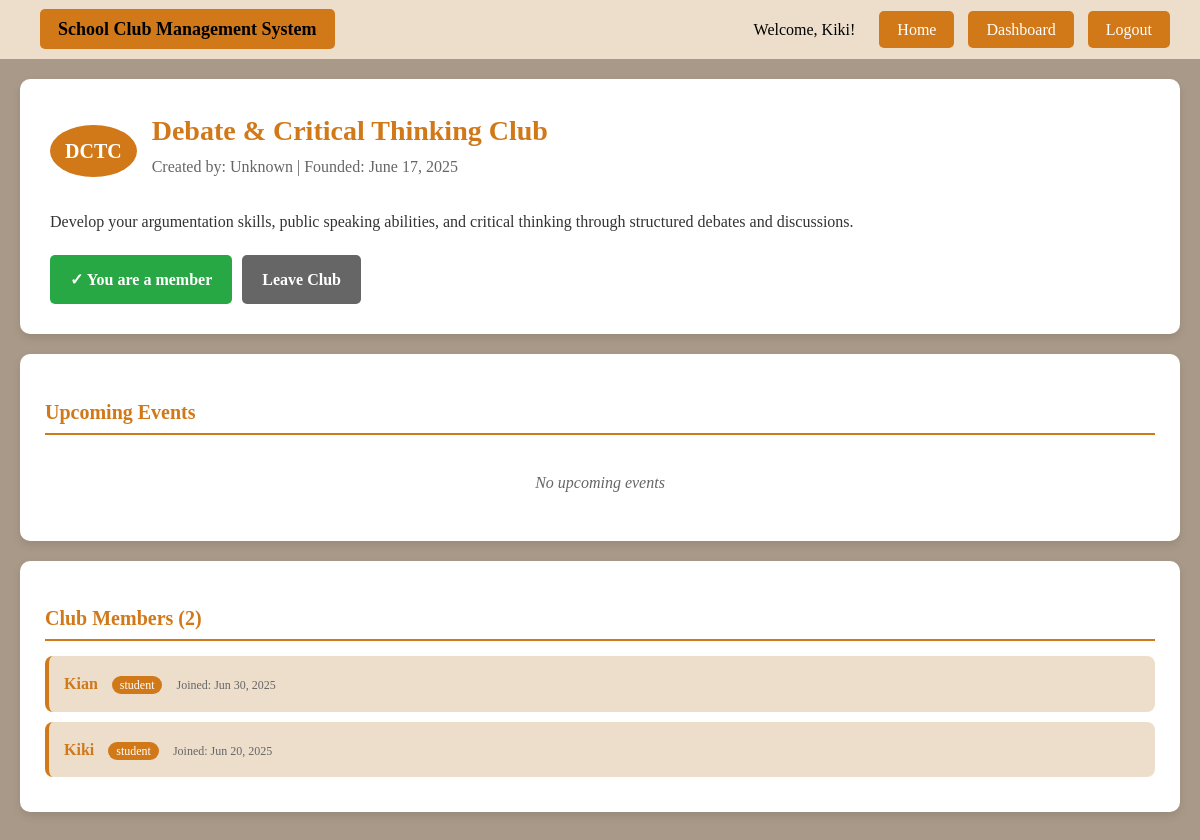
The page /club_details.php?id=4 (signed in) on the database its author committed.
### tables this page shows
CREATE TABLE `clubs` (
  `id` int(11) NOT NULL,
  `patron_id` int(11) NOT NULL,
  `name` varchar(100) NOT NULL,
  `initials` varchar(10) NOT NULL,
  `description` text DEFAULT NULL,
  `created_by` int(11) DEFAULT NULL,
  `created_at` timestamp NOT NULL DEFAULT current_timestamp()
);

CREATE TABLE `memberships` (
  `id` int(11) NOT NULL,
  `user_id` int(11) NOT NULL,
  `club_id` int(11) NOT NULL,
  `status` enum('pending','approved','rejected') DEFAULT 'pending',
  `joined_at` timestamp NOT NULL DEFAULT current_timestamp()
);

CREATE TABLE `users` (
  `id` int(11) NOT NULL,
  `username` varchar(50) NOT NULL,
  `surname` varchar(100) DEFAULT NULL,
  `email` varchar(100) NOT NULL,
  `school_id` varchar(50) NOT NULL,
  `password` varchar(255) NOT NULL,
  `role` enum('student','club_manager','admin') DEFAULT 'student',
  `created_at` timestamp NOT NULL DEFAULT current_timestamp()
);

### club_details.php (the view, shortened to what this page needs)
<?php
$conn = new mysqli("localhost", "root", "", "ics_project");
$club_id = isset($_GET['id']) ? intval($_GET['id']) : 0;
$club_stmt = $conn->prepare("SELECT c.*, u.username as creator_name FROM clubs c LEFT JOIN users u ON c.created_by = u.id WHERE c.id = ?");
$club_stmt->bind_param("i", $club_id);
$club_stmt->execute();
$club_result = $club_stmt->get_result();
$club = $club_result->fetch_assoc();
$events_stmt = $conn->prepare("SELECT * FROM events WHERE club_id = ? ORDER BY event_date DESC");
$events_stmt->bind_param("i", $club_id);
$events_stmt->execute();
$events_result = $events_stmt->get_result();
$members_stmt = $conn->prepare("SELECT u.username, u.role, m.joined_at FROM memberships m JOIN users u ON m.user_id = u.id WHERE m.club_id = ? ORDER BY m.joined_at DESC");
$members_stmt->bind_param("i", $club_id);
$members_stmt->execute();
$members_result = $members_stmt->get_result();
$is_member = false;
$user_id = isset($_SESSION['user_id']) ? $_SESSION['user_id'] : 0;
if ($user_id > 0) {
    $member_check = $conn->prepare("SELECT id FROM memberships WHERE user_id = ? AND club_id = ?");
    $member_check->bind_param("ii", $user_id, $club_id);
    $member_check->execute();
    $is_member = $member_check->get_result()->num_rows > 0;
}
?>
<!DOCTYPE html>
<html>
<head>
</head>
<body>
    <div class="navbar">
        <div class="logo">
            <a href="home.php" style="color: black; text-decoration: none;">
                School Club Management System
            </a>
        </div>
        <div>
            <?php if (isset($_SESSION['username'])): ?>
                <span style="color: black; margin-right: 10px;">
                    Welcome, <?php echo htmlspecialchars($_SESSION['username']); ?>!
                </span>
                <a href="home.php">Home</a>
                <a href="student_dashboard.php">Dashboard</a>
                <a href="logout.php">Logout</a>
            <?php else: ?>
                <a href="home.php">Home</a>
                <a href="login.php">Login</a>
            <?php endif; ?>
        </div>
    </div>
    <div class="container">
        <div class="club-header">
            <div class="club-title">
                <div class="club-initials-badge"><?php echo htmlspecialchars($club['initials']); ?></div>
                <div>
                    <h1 class="club-name"><?php echo htmlspecialchars($club['name']); ?></h1>
                    <div class="club-meta">
                        Created by: <?php echo htmlspecialchars($club['creator_name'] ?? 'Unknown'); ?> |
                        Founded: <?php echo date('F j, Y', strtotime($club['created_at'])); ?>
                    </div>
                </div>
            </div>
            <div class="club-description">
                <?php echo htmlspecialchars($club['description']); ?>
            </div>
            <?php if (isset($_SESSION['user_id'])): ?>
                <div class="action-buttons">
                    <?php if ($is_member): ?>
                        <span class="btn btn-success">✓ You are a member</span>
                        <a href="leave_club.php?id=<?php echo $club_id; ?>" class="btn btn-secondary"
                           onclick="return confirm('Are you sure you want to leave this club?')">Leave Club</a>
                    <?php else: ?>
                        <a href="join_club.php?id=<?php echo $club_id; ?>" class="btn btn-primary">Join Club</a>
                    <?php endif; ?>
                </div>
            <?php else: ?>
                <div class="action-buttons">
                    <a href="login.php" class="btn btn-primary">Login to Join Club</a>
                </div>
            <?php endif; ?>
        </div>
        <div class="section">
            <h2 class="section-title">Upcoming Events</h2>
            <?php if ($events_result->num_rows > 0): ?>
                <?php while($event = $events_result->fetch_assoc()): ?>
                    <div class="event-item">
                        <div class="event-title"><?php echo htmlspecialchars($event['title']); ?></div>
                        <div class="event-date">
                            <?php echo $event['event_date'] ? date('F j, Y', strtotime($event['event_date'])) : 'Date TBD'; ?>
                        </div>
                        <div><?php echo htmlspecialchars($event['description']); ?></div>
                    </div>
                <?php endwhile; ?>
            <?php else: ?>
                <div class="no-content">No upcoming events</div>
            <?php endif; ?>
        </div>
        <div class="section">
            <h2 class="section-title">Club Members (<?php echo $members_result->num_rows; ?>)</h2>
            <?php if ($members_result->num_rows > 0): ?>
                <?php while($member = $members_result->fetch_assoc()): ?>
                    <div class="member-item">
                        <span class="member-name"><?php echo htmlspecialchars($member['username']); ?></span>
                        <span class="member-role"><?php echo htmlspecialchars($member['role']); ?></span>
                        <span style="color: #666; font-size: 12px; margin-left: 10px;">
                            Joined: <?php echo date('M j, Y', strtotime($member['joined_at'])); ?>
                        </span>
                    </div>
                <?php endwhile; ?>
            <?php else: ?>
                <div class="no-content">No members yet</div>
            <?php endif; ?>
        </div>
    </div>
</body>

### club_details.php (style rules this page uses)
body { font-family: 'Times New Roman', Times, serif; margin: 0; padding: 0; background-color: rgb(169, 153, 136); line-height: 1.6; }
.navbar { background-color: rgb(237, 222, 203); padding: 15px 30px; display: flex; justify-content: space-between; align-items: center; }
.navbar .logo { font-size: 18px; font-weight: bold; color: black; }
.navbar a { background-color: rgb(209, 120, 25); color: #fff; padding: 10px 18px; text-decoration: none; border-radius: 5px; transition: background-color 0.3s ease; margin-left: 10px; }
.container { max-width: 1200px; margin: 0 auto; padding: 20px; }
.club-header { background-color: white; border-radius: 10px; padding: 30px; margin-bottom: 20px; box-shadow: 0 4px 8px rgba(0, 0, 0, 0.1); }
.club-title { display: flex; align-items: center; gap: 15px; margin-bottom: 15px; }
.club-initials-badge { background-color: rgb(209, 120, 25); color: white; padding: 10px 15px; border-radius: 50%; font-weight: bold; font-size: 20px; }
.club-name { font-size: 28px; color: rgb(209, 120, 25); margin: 0; }
.club-meta { color: #666; margin-bottom: 15px; }
.club-description { font-size: 16px; color: #333; }
.action-buttons { margin-top: 20px; display: flex; gap: 10px; }
.btn { padding: 12px 20px; border: none; border-radius: 5px; cursor: pointer; text-decoration: none; display: inline-block; transition: background-color 0.3s ease; font-weight: bold; }
.btn-secondary { background-color: #666; color: white; }
.btn-success { background-color: #28a745; color: white; }
.section { background-color: white; border-radius: 10px; padding: 25px; margin-bottom: 20px; box-shadow: 0 4px 8px rgba(0, 0, 0, 0.1); }
.section-title { color: rgb(209, 120, 25); font-size: 20px; margin-bottom: 15px; border-bottom: 2px solid rgb(209, 120, 25); padding-bottom: 5px; }
.event-item, .member-item { background-color: rgb(237, 222, 203); padding: 15px; margin-bottom: 10px; border-radius: 8px; border-left: 4px solid rgb(209, 120, 25); }
.member-name { font-weight: bold; color: rgb(209, 120, 25); }
.member-role { background-color: rgb(209, 120, 25); color: white; padding: 2px 8px; border-radius: 12px; font-size: 12px; margin-left: 10px; }
.no-content { text-align: center; color: #666; font-style: italic; padding: 20px; }

### rows shown on the page
clubs: initials "DCTC", name "Debate & Critical Thinking Club", created_at "June 17, 2025", description "Develop your argumentation skills, public speaking abilities, and critical thinking through structured debates and discussions."
memberships: user.username "Kian", user.role "student", joined_at "Jun 30, 2025"
memberships: user.username "Kiki", user.role "student", joined_at "Jun 20, 2025"

### other values the page prints
$_SESSION['username'] "Kiki"
$club['creator_name'] "Unknown"
$members_result->num_rows "2"
